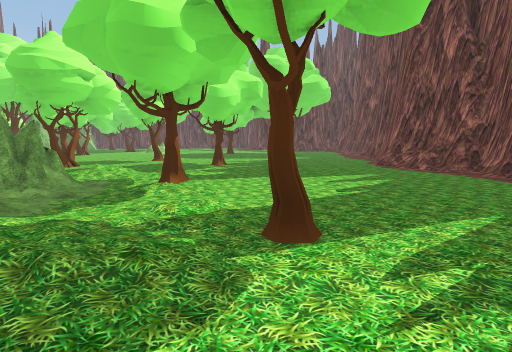
view 1 (above)

24 first-person views from a walk through a Unity game level. The camera is 1.5 m above the floor, tilts 6° down and sees 75° across. The floor is counted in squares, 2 m on a side. Each view is taken from the middle of a square. On the plan, view 1 faces up. The plan holds only what a view shows up to about 11 squares ahead; the rest is blank. The place goes on beyond the plan. The player is left out. Some animated figures are left out. Some surface patterns are stand-ins.

view 2
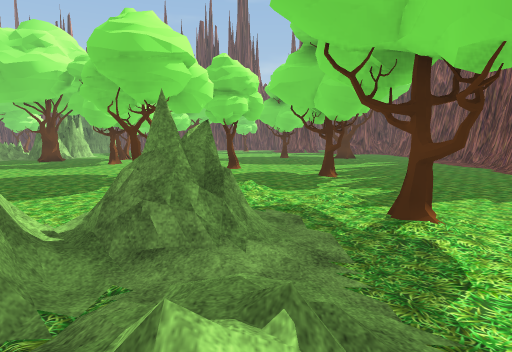

view 3
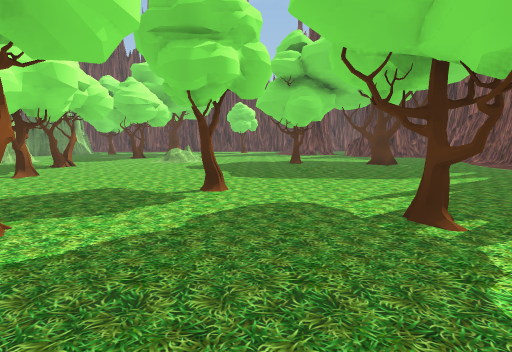

view 4
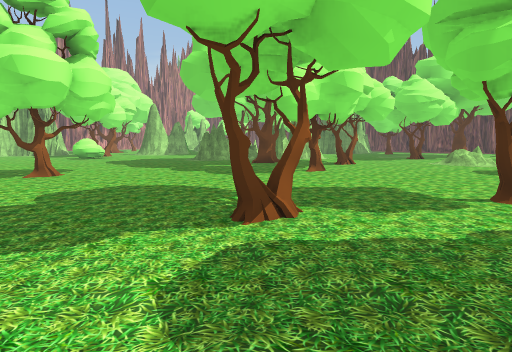

view 5
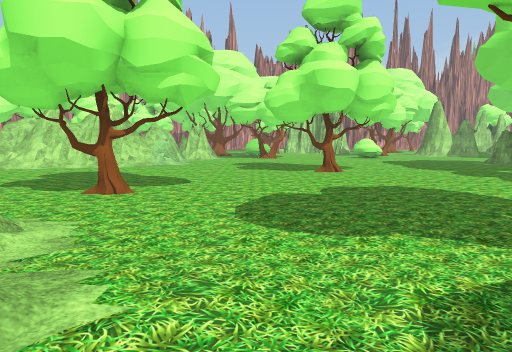

view 6
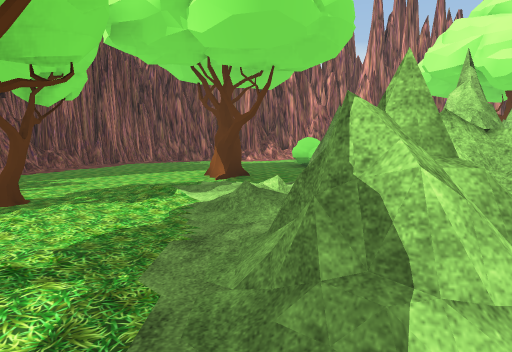

view 7
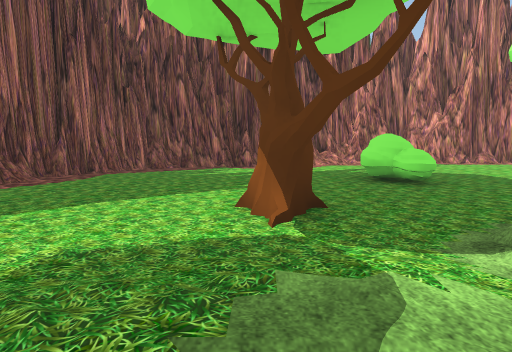

view 8
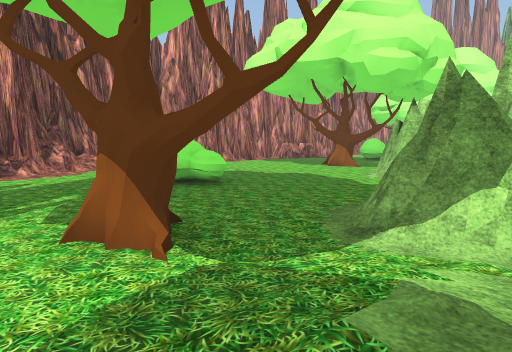

view 9
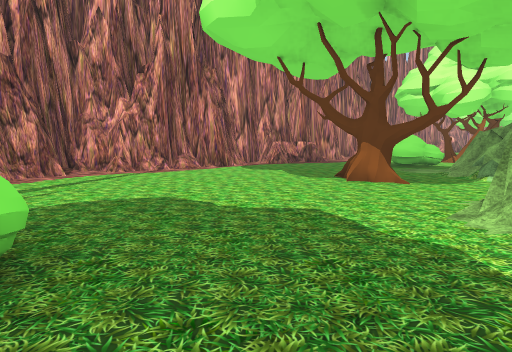

view 10
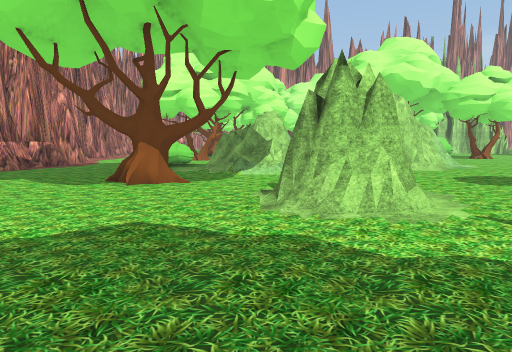

view 11
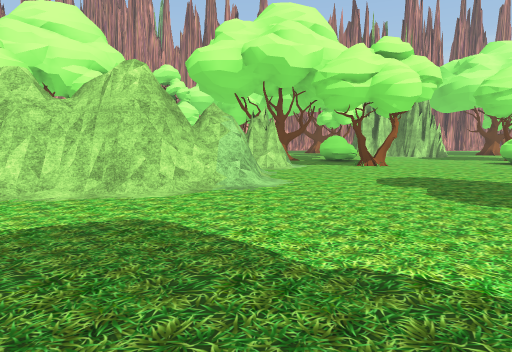

view 12
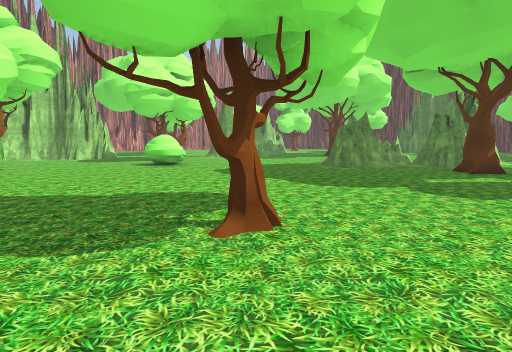

view 13
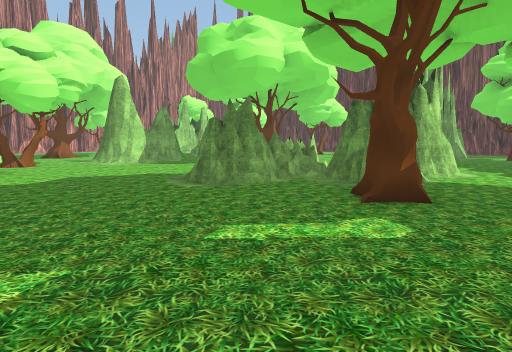

view 14
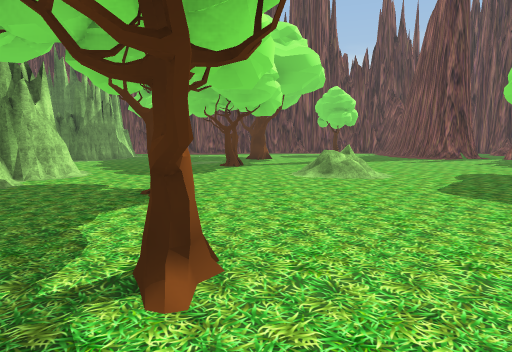

view 15
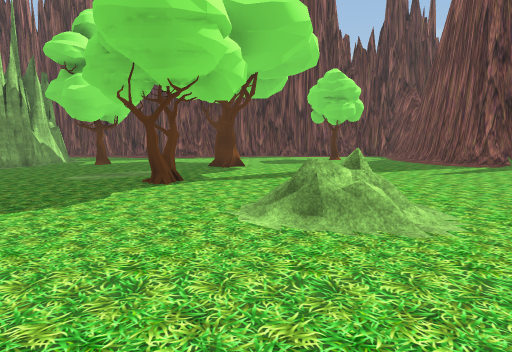

view 16
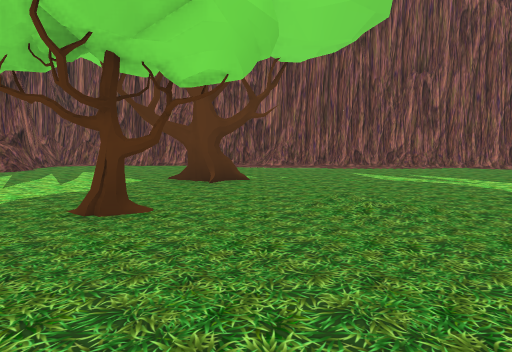

view 17
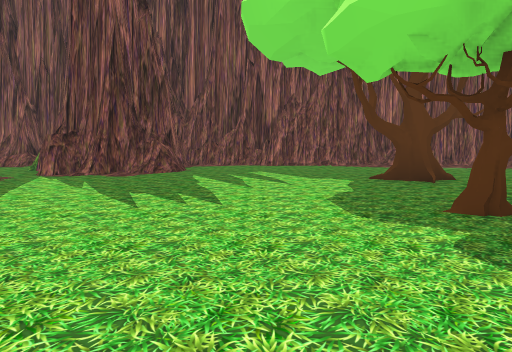

view 18
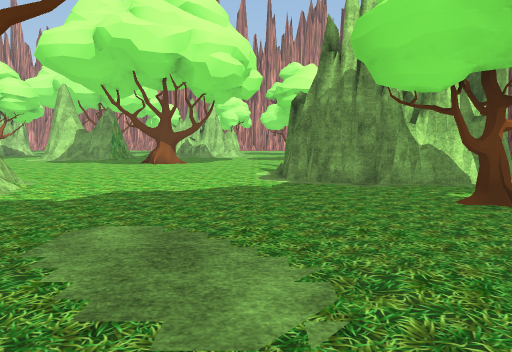

view 19
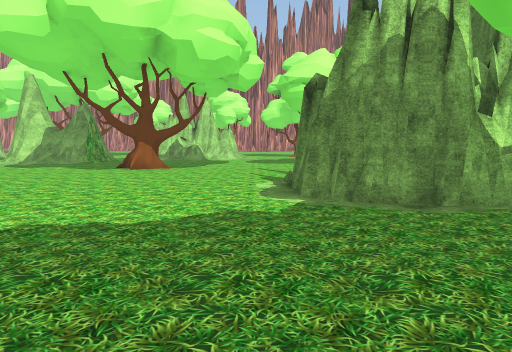

view 20
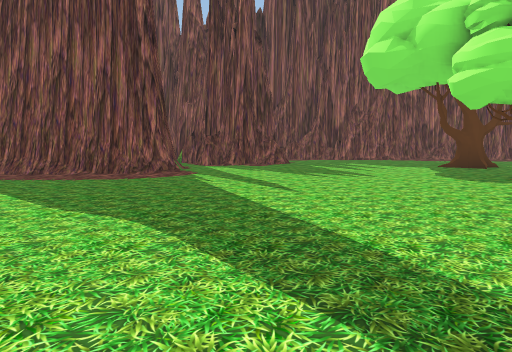

view 21
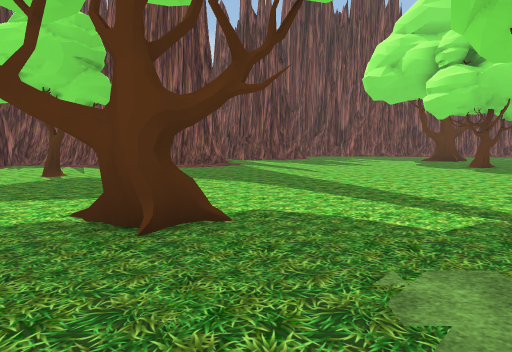

view 22
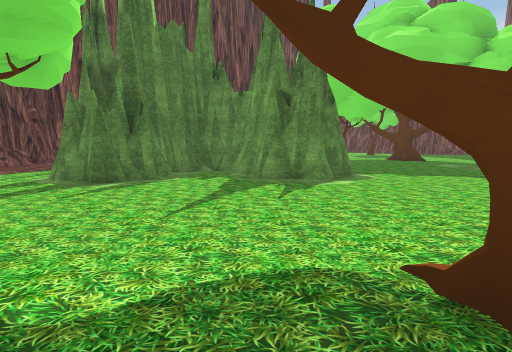

view 23
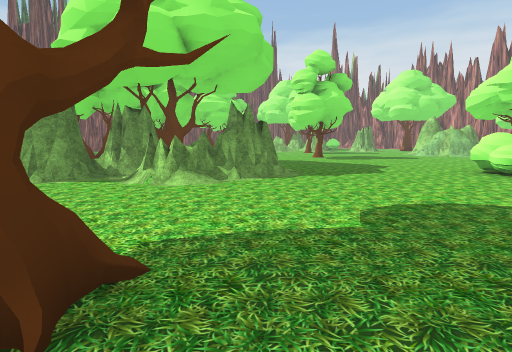

view 24
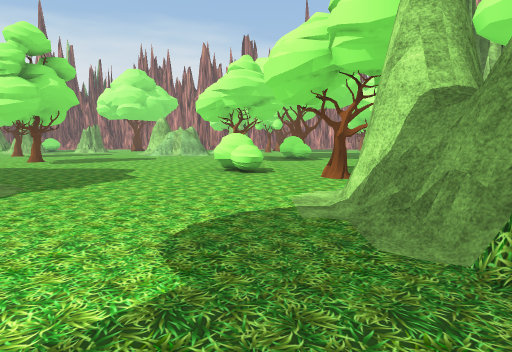

### Floor plan
Key: @ floor where view 1 was taken; # wall or solid block; . floor; / step, stairs or slope; = window, fence, low wall or low ledge; T tree; B bush.
Columns run from 21 left of view 1 to 6 right of it. Each row starts with its distance up from view 1.
 29  .######.    ........#   .=#
 28 T.....##.T. .........##/..
 27  ....###.....T.......//.##
 26 .....##.................##
 25 ........................##
 24 ............T...........####
 23 ............T..............#
 22 ..T........................#
 21 ........#......=...........#
 20 .......##......=...........#
 19 ......###...........T.TT...#
 18 #.....=##=..T..............#
 17 #....##..T........../......#
 16 .....##..T........../......#
 15 .............T.............#
 14 ...........................#
 13 .B...............T........##
 12 .BB.......................#
 11 ........................./#
 10 ...............T....T....##
  9 .........T................#
  8  .T..............//.......##
  7  .T..............///.......
  6  ...............///........
  5   /..........T.//#//T.....
  4   #/ ##......T. #//./....
  3       #.......   ////T...
  2       ##......#  ////...
  1        #......  ##//...
  0        #=. .#......T.@..
 -1       ##/   #......T.....
 -2       ##=................#
 -3       ##/.......B.......=#
 -4    T.B....T.....B.......##
 -5      BB.................#
 -6       .................##
 -7      ................###
 -8      .#..........#####
 -9      ### ####.#####
-10             ###

Where each view was taken, in squares from view 1:
view 1: 0 up, 0 right, facing up
view 2: 2 up, 3 left, facing up
view 3: 7 up, 3 left, facing up
view 4: 7 up, 3 left, facing up-left
view 5: 7 up, 3 left, facing left
view 6: 7 up, 3 left, facing down
view 7: 3 up, 2 left, facing down
view 8: 2 up, 1 left, facing down-left
view 9: 1 down, 5 left, facing down-left
view 10: 2 down, 5 left, facing left
view 11: 4 up, 9 left, facing left
view 12: 7 up, 10 left, facing up-left
view 13: 12 up, 10 left, facing up-left
view 14: 13 up, 8 left, facing up
view 15: 17 up, 7 left, facing up
view 16: 18 up, 5 left, facing right
view 17: 22 up, 5 left, facing right
view 18: 25 up, 8 left, facing left
view 19: 25 up, 10 left, facing left
view 20: 25 up, 8 left, facing right
view 21: 26 up, 11 left, facing right
view 22: 22 up, 21 left, facing up-right
view 23: 22 up, 21 left, facing down-right
view 24: 21 up, 20 left, facing down
